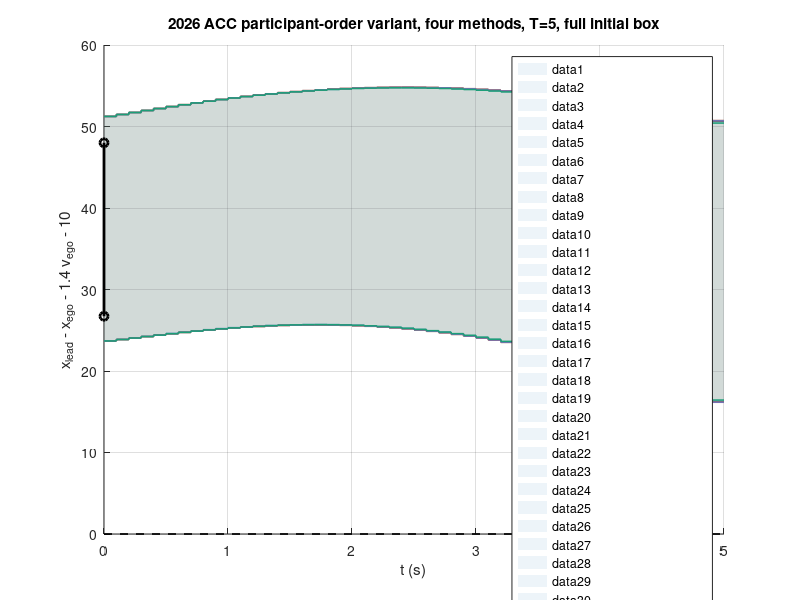

Write MATLAB code to recreate this figure.
% Saved ARCH-COMP26 interval visualization. No numerical solver is run.
% Source paths and qualification are recorded in the adjacent .render.json.
figure('Color','w'); hold on; grid on;
t = [0 0.10000000000000001 0.20000000000000001 0.30000000000000004 0.40000000000000002 0.5 0.60000000000000009 0.70000000000000007 0.80000000000000004 0.90000000000000002 1 1.1000000000000001 1.2000000000000002 1.3 1.4000000000000001 1.5 1.6000000000000001 1.7000000000000002 1.8 1.9000000000000001 2 2.1000000000000001 2.2000000000000002 2.3000000000000003 2.4000000000000004 2.5 2.6000000000000001 2.7000000000000002 2.8000000000000003 2.9000000000000004 3 3.1000000000000001 3.2000000000000002 3.3000000000000003 3.4000000000000004 3.5 3.6000000000000001 3.7000000000000002 3.8000000000000003 3.9000000000000004 4 4.1000000000000005 4.2000000000000002 4.2999999999999998 4.4000000000000004 4.5 4.6000000000000005 4.7000000000000002 4.8000000000000007 4.9000000000000004 5];
lo1 = [23.699133297803613 23.880870763949854 24.065676622603728 24.249788393878816 24.430115812812492 24.604117260212913 24.769699481763464 24.925136252630114 25.069000371369903 25.200040625964689 25.317331063272555 25.420055503514153 25.507533289874047 25.579195271601293 25.634564258792441 25.67323914188254 25.694881765818636 25.699204838684974 25.685965674846546 25.654959035065644 25.6060117457932 25.538978413615961 25.45373692047076 25.350185319253999 25.22823894210655 25.087827346244037 24.928890573896258 24.751382588423539 24.555275501854929 24.340558627620283 24.107237747565037 23.855334466376572 23.584885791679614 23.295943737689175 22.988575000898248 22.662860598924979 22.318895899430526 21.956790278582961 21.576666967420703 21.178662887323419 20.762928487687109 20.329627597942043 19.878937291277975 19.411047749646357 18.926162122516217 18.424496094214657 17.906277502830111 17.371745105206021 16.821149521555853 16.254753759211283];
hi1 = [51.228999138166472 51.46886908668133 51.712725992481126 51.957035706466527 52.198912325558027 52.436002920347974 52.666392082241678 52.888523212576771 53.101135589408216 53.303280526823372 53.494084414512677 53.672892683135132 53.839185482646428 53.992553849286708 54.132680119437524 54.259321828813384 54.372309758104684 54.471573198442115 54.55701693368561 54.628581587284117 54.686238119236933 54.729982398554959 54.759836549751597 54.775845013221975 54.778066121713024 54.766573632708592 54.741455240582006 54.702803047500261 54.650712833879908 54.585282793456471 54.50661252475922 54.414802232862499 54.30995197123157 54.192161041415638 54.061528167270318 53.918153855124345 53.762127941316201 53.593542215270105 53.412485909173469 53.21904531436622 53.013303587586599 52.795340523095582 52.565232140397804 52.323050516872129 52.06886401368839 51.80273749091922 51.524732964027415 51.234909808240111 50.933322772585413 50.620021872374032];
c1 = [0.12156862745098039 0.46666666666666667 0.70588235294117652];
for k = 1:50
  patch([t(k) t(k+1) t(k+1) t(k)], [lo1(k) lo1(k) hi1(k) hi1(k)], c1, 'FaceAlpha', 0.08, 'EdgeColor', 'none');
end
stairs(t, [lo1 lo1(end)], 'Color', c1, 'LineWidth', 1.1, 'DisplayName', 'Native corrected VAR lower');
stairs(t, [hi1 hi1(end)], 'Color', c1, 'LineWidth', 1.1, 'HandleVisibility', 'off');
lo2 = [23.685734971905276 23.860899374906335 24.040416426167443 24.220273215424591 24.397174537696973 24.568410790758762 24.731751293631678 24.885357629034026 25.027711289891791 25.157486735360553 25.273697879355446 25.375480036679136 25.462113646098363 25.532998547202784 25.587633050494563 25.625596930227989 25.646525970356734 25.650063459486226 25.635968735407598 25.604040038854897 25.554108003258516 25.486031295612413 25.399688699703702 25.294977742443113 25.17181694006532 25.030138010942856 24.869883945478517 24.691016823117202 24.49351623400576 24.277378493118103 24.042615963291951 23.789256451095127 23.517342821215976 23.226932633170925 22.918096966823789 22.590917771463836 22.245499530674209 21.88195602686314 21.500414374919544 21.101015045503427 20.683911690621702 20.249271020208905 19.797272921134567 19.328110341988442 18.841988796616349 18.339126184692201 17.819752223199554 17.284107866743252 16.732446705687678 16.165034707564207];
hi2 = [51.239133417136003 51.479692590254722 51.724384748770582 51.969644487605628 52.212561221733068 52.450762834325381 52.682319232714612 52.905662801968155 53.119524748228322 53.322950768736298 53.515063546296155 53.695206336660078 53.862858319309673 54.017610496804593 54.15914589198384 54.287223257690663 54.401675315668236 54.502435036999771 54.589408965530509 54.662539576533568 54.72179970983332 54.767187055725671 54.798725488424601 54.816461557963315 54.820455506128859 54.810782929774405 54.787533546329982 54.750801011848807 54.700682111035441 54.637275511521892 54.560680773768958 54.470997584920802 54.368325013720018 54.252760925245653 54.124402360518474 53.983347509539222 53.829683462548118 53.663498940768889 53.484879815375436 53.293908691061745 53.090664722835875 52.875223413640015 52.647656211994985 52.408030362845317 52.156409149526965 51.892852124040694 51.617415898190217 51.330154356929945 51.031116547513548 50.720346591708505];
c2 = [0.85098039215686272 0.37254901960784315 0.0078431372549019607];
for k = 1:50
  patch([t(k) t(k+1) t(k+1) t(k)], [lo2(k) lo2(k) hi2(k) hi2(k)], c2, 'FaceAlpha', 0.08, 'EdgeColor', 'none');
end
stairs(t, [lo2 lo2(end)], 'Color', c2, 'LineWidth', 1.1, 'DisplayName', 'Huan lower');
stairs(t, [hi2 hi2(end)], 'Color', c2, 'LineWidth', 1.1, 'HandleVisibility', 'off');
lo3 = [23.685734971905276 23.860899374906335 24.040416426167443 24.220273215424591 24.397174537696973 24.568410790758762 24.731751293631678 24.885357629034026 25.027711289891791 25.157486735360553 25.273697879355446 25.375480036679136 25.462113646098363 25.532998547202784 25.587633050494563 25.625596930227989 25.646525970356734 25.650063459486226 25.635968735407598 25.604040038854897 25.554108003258516 25.486031295612413 25.399688699703702 25.294977742443113 25.17181694006532 25.030138010942856 24.869883945478517 24.691016823117202 24.49351623400576 24.277378493118103 24.042615963291951 23.789256451095127 23.517342821215976 23.226932633170925 22.918096966823789 22.590917771463836 22.245499530674209 21.88195602686314 21.500414374919544 21.101015045503427 20.683911690621702 20.249271020208905 19.797272921134567 19.328110341988442 18.841988796616349 18.339126184692201 17.819752223199554 17.284107866743252 16.732446705687678 16.165034707564207];
hi3 = [51.239133417136003 51.479692590254722 51.724384748770582 51.969644487605628 52.212561221733068 52.450762834325381 52.682319232714612 52.905662801968155 53.119524748228322 53.322950768736298 53.515063546296155 53.695206336660078 53.862858319309673 54.017610496804593 54.15914589198384 54.287223257690663 54.401675315668236 54.502435036999771 54.589408965530509 54.662539576533568 54.72179970983332 54.767187055725671 54.798725488424601 54.816461557963315 54.820455506128859 54.810782929774405 54.787533546329982 54.750801011848807 54.700682111035441 54.637275511521892 54.560680773768958 54.470997584920802 54.368325013720018 54.252760925245653 54.124402360518474 53.983347509539222 53.829683462548118 53.663498940768889 53.484879815375436 53.293908691061745 53.090664722835875 52.875223413640015 52.647656211994985 52.408030362845317 52.156409149526965 51.892852124040694 51.617415898190217 51.330154356929945 51.031116547513548 50.720346591708505];
c3 = [0.45882352941176469 0.4392156862745098 0.70196078431372544];
for k = 1:50
  patch([t(k) t(k+1) t(k+1) t(k)], [lo3(k) lo3(k) hi3(k) hi3(k)], c3, 'FaceAlpha', 0.08, 'EdgeColor', 'none');
end
stairs(t, [lo3 lo3(end)], 'Color', c3, 'LineWidth', 1.1, 'DisplayName', 'Xiangru lower');
stairs(t, [hi3 hi3(end)], 'Color', c3, 'LineWidth', 1.1, 'HandleVisibility', 'off');
lo4 = [23.686353984613056 23.862567565245882 24.043277093178613 24.224473510292302 24.402862446138474 24.575733857226382 24.740855978100925 24.896388644759583 25.040812456612997 25.172870891361395 25.291523025163944 25.395904914854853 25.485298074652043 25.559103763795466 25.616822033159611 25.658034690890545 25.682380251983083 25.689507228775611 25.679180014766455 25.651201166805862 25.605405616108499 25.541656270547843 25.459838113127283 25.359854220782481 25.241627862148022 25.105100443808453 24.950222444849356 24.776958570479149 24.585291166046307 24.375219092219915 24.146756998334389 23.899934757577586 23.634797014275453 23.35140282169268 23.049823317826903 22.730143790813504 22.392468387317543 22.03691143516016 21.663600453931977 21.272676089846801 20.864292133991469 20.438615270722138 19.995825175680224 19.536114552793432 19.059688838246352 18.566765913287881 18.057573973889451 17.532354166329252 16.991360259572573 16.434858569716976];
hi4 = [51.238402215532666 51.477970650481922 51.721510448661171 51.965455912859277 52.206898091142442 52.443466975777696 52.673234582903476 52.89463553959439 53.106402021668153 53.307510452891052 53.497137818202447 53.674625855638403 53.839451694896447 53.991203770739865 54.129562070184122 54.254281891247835 54.365191682858892 54.462217544626682 54.545259231495983 54.614253081939921 54.669165729537184 54.709988649131077 54.736736990847092 54.749448707725655 54.748176595263011 54.73298391898588 54.703949667600888 54.661161397787708 54.60470975768844 54.534687595748089 54.451189027776351 54.35430864212659 54.244140820805022 54.120779169079988 53.98431807212873 53.834849976924474 53.672460118347907 53.497234734736743 53.309257629240392 53.108609847550746 52.895369349774008 52.669610978506022 52.431406110891814 52.180822387896676 51.917923805833517 51.642771222571156 51.355424638834293 51.055939917832973 50.744368551411398 50.420757627136155];
c4 = [0.10588235294117647 0.61960784313725492 0.46666666666666667];
for k = 1:50
  patch([t(k) t(k+1) t(k+1) t(k)], [lo4(k) lo4(k) hi4(k) hi4(k)], c4, 'FaceAlpha', 0.08, 'EdgeColor', 'none');
end
stairs(t, [lo4 lo4(end)], 'Color', c4, 'LineWidth', 1.1, 'DisplayName', 'ours/P3 lower');
stairs(t, [hi4 hi4(end)], 'Color', c4, 'LineWidth', 1.1, 'HandleVisibility', 'off');
plot([0 5], [0 0], 'k--', 'LineWidth', 1.2, 'DisplayName', 'Safe margin = 0');
ylabel('x_{lead} - x_{ego} - 1.4 v_{ego} - 10');
plot([0 0], [26.719999999999999 48], 'ko-', 'LineWidth', 2, 'DisplayName', 'Initial interval');
xlabel('t (s)');
legend('Location', 'best');
xlim([0 t(end)]);
title('2026 ACC participant-order variant, four methods, T=5, full initial box');
hold off;
